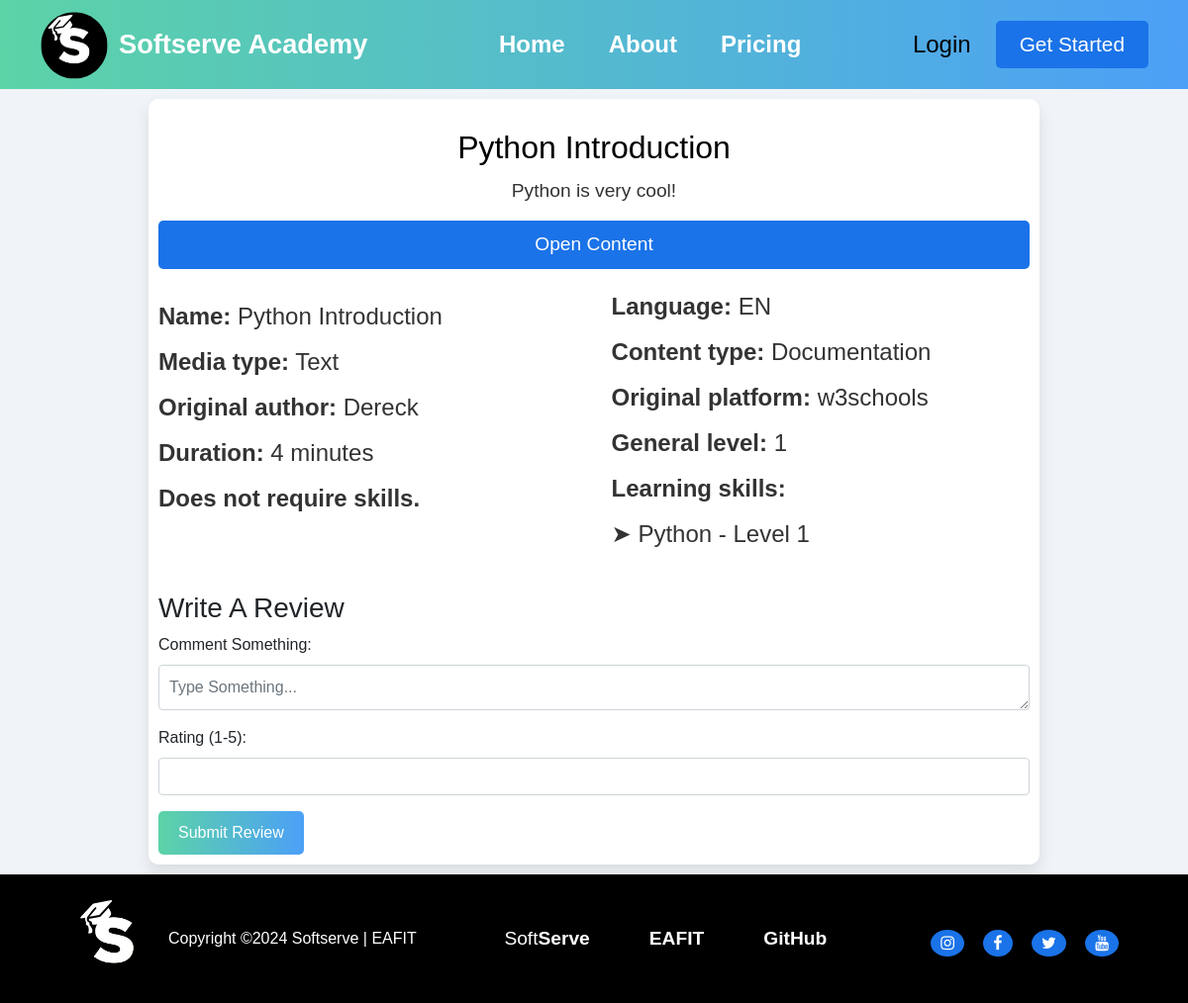
The app's page /learning_resource/1/, older data.
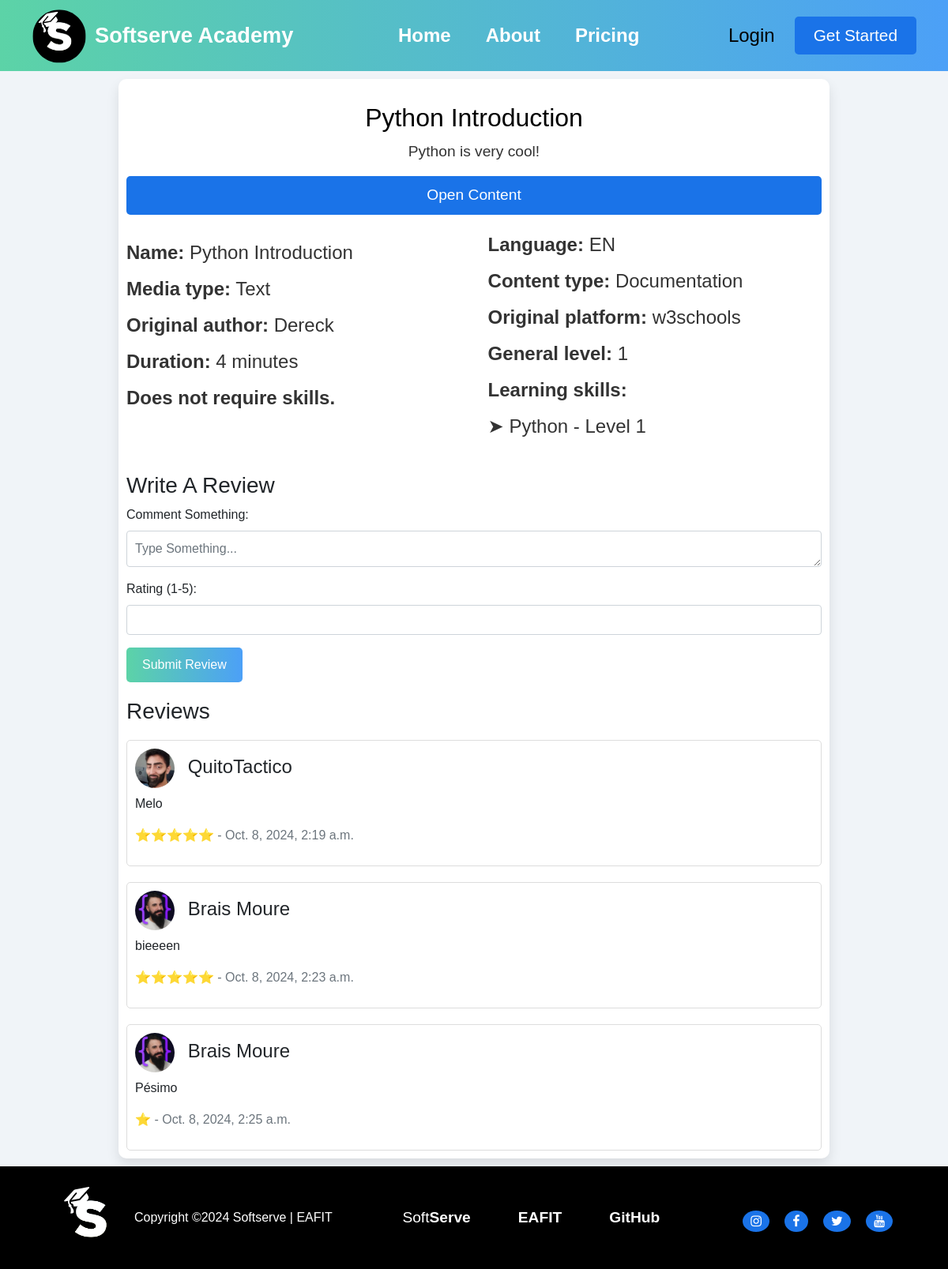
The same page, newer data.
### learning_resource/models.py (models this page shows, shortened)
class LearningResource(models.Model):
    id = models.AutoField(primary_key=True)
    name = models.CharField(max_length=100)
    media_type = models.CharField(max_length=100, choices=MEDIA_TYPE_CHOICES)
    content_type = models.CharField(max_length=100, choices=CONTENT_TYPE_CHOICES)
    link = models.CharField(max_length=200)
    details = models.TextField(blank=True)
    duration = models.IntegerField(validators=[MinValueValidator(1)])
    language = models.CharField(max_length=20, choices=LANGUAGE_CHOICES)
    original_platform = models.CharField(max_length=100, blank=True)
    original_author = models.CharField(max_length=100, blank=True)
    general_level = models.IntegerField(validators=[MinValueValidator(1)])
    learning_skills = models.ManyToManyField(
        SkillLevel, related_name="learning_resources_learning"
    )
    required_skills = models.ManyToManyField(
        SkillLevel, related_name="learning_resources_required", blank=True
    )
    reviews = models.ManyToManyField(
        "Review", related_name="learning_resources_review", blank=True
    )

class Review(models.Model):
    id = models.AutoField(primary_key=True)
    rate = models.IntegerField(validators=[MinValueValidator(1), MaxValueValidator(5)])
    created_at = models.DateTimeField(auto_now_add=True)
    comment = models.TextField(blank=True)
    user = models.ForeignKey("user.User", on_delete=models.CASCADE)
    def rate_range(self):
        return range(self.rate)

### skill/models.py (models this page shows, shortened)
class SkillLevel(models.Model):
    id = models.AutoField(primary_key=True)
    skill = models.ForeignKey("Skill", on_delete=models.CASCADE)
    level = models.IntegerField(validators=[MinValueValidator(1), MaxValueValidator(5)])

class Skill(models.Model):
    id = models.AutoField(primary_key=True)
    name = models.CharField(max_length=100)
    skill_type = models.CharField(max_length=100, choices=SKILL_TYPE_CHOICES)
    image = models.ImageField(upload_to="skill/images/", null=True, blank=True)

### user/models.py (models this page shows, shortened)
class User(AbstractBaseUser, PermissionsMixin):
    id = models.AutoField(primary_key=True)
    name = models.CharField(max_length=100)
    password = models.CharField(max_length=100)
    email = models.EmailField(unique=True)
    image = models.ImageField(upload_to="user/images/", blank=True)
    preference = models.ForeignKey(
        Preference, on_delete=models.SET_NULL, blank=True, null=True
    )
    current_skills = models.ManyToManyField(
        SkillLevel, related_name="users_current", blank=True
    )
    target_skills = models.ManyToManyField(
        SkillLevel, related_name="users_target", blank=True
    )
    learning_routes = models.ManyToManyField(
        LearningRoute, related_name="users_route", blank=True
    )
    is_active = models.BooleanField(default=True)
    is_staff = models.BooleanField(default=False)
    is_superuser = models.BooleanField(default=False)
    objects = UserManager()
    USERNAME_FIELD = "email"
    REQUIRED_FIELDS = ["name"]

### learning_resource/views.py (the view)
def detail(request, id: int, route_resource_id: int = None):
    try:
        learning_resource = LearningResource.objects.get(pk=id)
        if route_resource_id:
            route_resource = LearningRouteResource.objects.get(id=route_resource_id)
            route_resource.set_completed()
        else:
            route_resource = None
        review_form = ReviewForm()
        return render(
            request,
            "learning_resource_detail.html",
            {"learning_resource": learning_resource, "review_form": review_form},
        )
    except LearningResource.DoesNotExist:
        return redirect("not_found")

### learning_resource/forms.py
class ReviewForm(forms.ModelForm):
    class Meta:
        model = Review
        fields = ["comment", "rate"]
        widgets = {
            "comment": forms.Textarea(
                attrs={
                    "class": "form-control custom-textarea",
                    "placeholder": "Type Something...",
                    "required": True,
                }
            ),
            "rate": forms.NumberInput(
                attrs={"class": "form-control custom-input", "min": 1, "max": 5, "required": True}
            ),
        }
        labels = {
            "comment": "Comment Something",
            "rate": "Rating (1-5)",
        }

### learning_resource/templates/learning_resource_detail.html (shortened to what this page needs)
{% extends "base.html" %}
{% load static %}
{% block extra_css %}
<link rel="stylesheet" href="{% static 'css/learningresourcedetail.css' %}">
{% endblock %}
{% block content %}
<div class="container-resource">
    <div class="course-header">
        <h1>{{ learning_resource.name }}</h1>
        <p>{{ learning_resource.details }}</p>
        <a href="{{ learning_resource.link }}" target="_blank">
            <button class="start-now">Open Content</button>
        </a>
    </div>
    <div class="course-content">
        <div class="course-column">
            <div class="course-rating">
                <ul>
                    <li><strong>Name:</strong> {{ learning_resource.name }}</li>
                    <li><strong>Media type:</strong> {{ learning_resource.media_type }}</li>
                    {% if learning_resource.original_author %}
                    <li><strong>Original author:</strong> {{ learning_resource.original_author }}</li>
                    {% else %}
                    <li><strong>Unknown original author.</strong></li>
                    {% endif %}
                    <li><strong>Duration:</strong> {{ learning_resource.duration }} minutes</li>
                    {% if learning_resource.required_skills.all %}
                    <li><strong>Required skills:</strong></li>
                    {% for skill_level in learning_resource.required_skills.all %}
                    <li>➤ {{ skill_level.skill.name }} - Level {{ skill_level.level }}</li>
                    {% endfor %}
                    {% else %}
                    <li><strong>Does not require skills.</strong></li>
                    {% endif %}
                </ul>
            </div>
        </div>
        <div class="course-column">
            <div class="course-details">
                <ul>
                    <li><strong>Language:</strong> {{ learning_resource.language|upper }}</li>
                    <li><strong>Content type:</strong> {{ learning_resource.content_type }}</li>
                    <li><strong>Original platform:</strong> {{ learning_resource.original_platform }}</li>
                    <li><strong>General level:</strong> {{ learning_resource.general_level }}</li>
                    <li><strong>Learning skills:</strong></li>
                    {% for skill_level in learning_resource.learning_skills.all %}
                    <li>➤ {{ skill_level.skill.name }} - Level {{ skill_level.level }}</li>
                    {% endfor %}
                </ul>
            </div>
        </div>
    </div>
    <div class="review-section">
        <h3>Write A Review</h3>
        <form method="post" action="{% url 'learning_resource_create_review' learning_resource.id %}" enctype="multipart/form-data">
            {{ review_form.as_p }}
            <button type="submit" class="btn btn-primary">Submit Review</button>
        </form>
        {% if learning_resource.reviews.all %}
        <h3>Reviews</h3>
        {% endif %}
        {% for review in learning_resource.reviews.all %}
        <div class="review">
            <h4>
                <img src="{{ review.user.image.url }}" alt="user image" class="user-image">
                {{ review.user.name }}
            </h4>
            <p>{{ review.comment }}</p>
            <p>{% for _ in review.rate_range %}⭐{% endfor %}
                <span class="text-muted">- {{ review.created_at }}</span>
            </p>
        </div>
        {% endfor %}
    </div>
</div>
{% endblock %}

### SoftServeAcademy/templates/base.html (shortened to what this page needs)
<!DOCTYPE html>
<html lang="en">
{% load static %}
<head>
    <link rel="stylesheet" href="https://stackpath.bootstrapcdn.com/bootstrap/4.5.2/css/bootstrap.min.css">
    <link rel="stylesheet" href="https://cdnjs.cloudflare.com/ajax/libs/font-awesome/4.7.0/css/font-awesome.min.css">
    <link href="https://cdnjs.cloudflare.com/ajax/libs/select2/4.0.13/css/select2.min.css" rel="stylesheet" />
    <link rel="stylesheet" href="{% static 'css/header.css' %}">
    <link rel="stylesheet" href="{% static 'css/footer.css' %}">
    <link rel="stylesheet" href="{% static 'css/base.css' %}">
    {% block extra_css %}{% endblock %}
</head>
<body>
    <div class="wrapper">
        <header>
            <div class="logo">
                <a href="{% url 'home' %}"><img src="{% static 'images/2.svg' %}" alt="Logo"></a>
                <a href="{% url 'home' %}"><span>Softserve Academy</span></a>
            </div>
            <nav>
                <ul id="nav-links">
                    <li><a href="{% url 'home' %}">Home</a></li>
                    <li><a href="{% url 'about' %}">About</a></li>
                    <li><a href="{% url 'pricing' %}">Pricing</a></li>
                </ul>
            </nav>
            <div class="auth-buttons">
                {% if user.is_authenticated %}
                <a href="{% url 'user' %}">
                    {% if user.image %}
                    <img src="{{ user.image.url }}" alt="User Photo" class="user-image">
                    {% else %}
                    <img src="{% static 'images/default-user.png' %}" alt="Default User Photo" class="user-image">
                    {% endif %}
                </a>
                <a href="{% url 'logout' %}" class="get-logout-btn">Logout</a>
                {% else %}
                <a href="{% url 'login' %}" class="login-btn">Login</a>
                <a href="{% url 'register' %}" class="get-started-btn">Get Started</a>
                {% endif %}
            </div>
        </header>
        <div class="container">
            {% block content %}
            {% endblock %}
        </div>
        <footer>
            <div class="footer-container">
                <div class="footer-left">
                    <img src="{% static 'images/2.svg' %}" alt="Logo">
                    <p>Copyright ©2024 Softserve | EAFIT</p>
                </div>
                <div class="footer-right">
                    <ul>
                        <li><a href="https://career.softserveinc.com/es/about/colombia">Soft<b>Serve</b></a></li>
                        <li><a href="https://www.eafit.edu.co/"><b>EAFIT</b></a></li>
                        <li><a href="https://github.com/QuitoTactico/SoftServe-Academy"><b>GitHub</b></a></li>
                    </ul>
                    <div class="social-media">
                        <a href="https://www.instagram.com/softserve_people/"><i class="fa fa-instagram"></i></a>
                        <a href="https://www.facebook.com/SoftServeColombia/"><i class="fa fa-facebook"></i></a>
                        <a href="https://x.com/SoftServeInc"><i class="fa fa-twitter"></i></a>
                        <a href="https://www.youtube.com/@SoftServeInc"><i class="fa fa-youtube"></i></a>
                    </div>
                </div>
            </div>
        </footer>
    </div>
</body>
</html>

### static/css/header.css (style rules this page uses)
* { margin: 0; padding: 0; }
dl, ol, ul { margin-top: 0; margin-bottom: 0rem; }
body { font-family: 'Segoe UI', Tahoma, Geneva, Verdana, sans-serif; background-color: #f0f4f8; }
header { display: flex; justify-content: space-between; align-items: center; padding: 10px 20px; background: linear-gradient(to right, #5cd3a7, #4ca0f7); position: relative; z-index: 2; }
.logo { display: flex; align-items: center; }
.logo img { width: fit-content; height: 70px; margin-right: 10px; margin-left: 20px; }
.logo a span { font-size: 1.7rem; font-weight: bold; color: #fff; cursor: pointer; text-decoration: none; }
nav ul { list-style: none; display: flex; align-items: center; }
nav ul li { margin-left: 20px; position: relative; }
nav ul li a { text-decoration: none; color: #fff; font-weight: bold; font-size: 1.5rem; padding: 2px 12px; }
.auth-buttons { display: flex; align-items: center; margin-right: 20px; }
.auth-buttons .login-btn { margin-right: 15px; text-decoration: none; color: #000; font-size: 1.5rem; }
.auth-buttons .get-started-btn { text-decoration: none; background-color: #1a73e8; color: #fff; padding: 8px 24px; border-radius: 5px; margin-left: 10px; font-size: 1.3rem; }

### static/css/footer.css (style rules this page uses)
html, body { height: 100%; margin: 0; display: flex; flex-direction: column; }
.wrapper { display: flex; flex-direction: column; justify-content: space-between; flex: 1; }
footer { background-color: #000; color: #fff; padding: 20px 0; width: 100%; }
.footer-container { display: flex; justify-content: space-between; align-items: center; flex-wrap: wrap; margin-inline: 50px; padding: 0 20px; }
.footer-left { display: flex; align-items: center; }
.footer-left img { height: 90px; margin-right: 10px; }
.footer-left p { margin: 0; font-size: 1rem; }
.footer-right { display: flex; align-items: center; justify-content: flex-end; }
.footer-right ul { list-style: none; display: flex; padding: 0; margin-right: 60px; }
.footer-right ul li { margin: 0 30px; }
.footer-right ul li a { color: #fff; text-decoration: none; font-size: 1.2rem; }
.footer-right .social-media { margin-top: 10px; }
.footer-right .social-media a { color: #fff; font-size: 1rem; margin-left: 15px; text-decoration: none; background-color: #1a73e8; padding: 5px 10px; border-radius: 100%; }

### static/css/base.css (style rules this page uses)
* { margin: 0; padding: 0; box-sizing: content-box; }
dl, ol, ul { margin-top: 0; margin-bottom: 0rem; }
body { font-family: Arial, sans-serif; background-color: #f0f4f8; }

### static/css/learningresourcedetail.css (style rules this page uses)
* { margin: 0; padding: 0; box-sizing: border-box; }
body { font-family: Arial, sans-serif; background-color: #f0f4f8; }
.container-resource { background-color: #fff; padding: 10px; border-radius: 10px; box-shadow: 0 8px 16px rgba(0, 0, 0, 0.1); max-width: 900px; margin: 10px auto; }
.course-header h1 { font-size: 2rem; margin-top: 20px; text-align: center; color: #000; }
.course-header p { font-size: 1.2rem; margin-top: 10px; text-align: center; color: #333; }
.course-content { display: flex; justify-content: space-between; margin-top: 20px; }
.course-column { width: 48%; }
.course-rating ul, .course-details ul { list-style: none; }
.course-rating li, .course-details li { margin-bottom: 10px; font-size: 1.5rem; color: #333; }
.start-now { background-color: #1a73e8; color: white; padding: 10px 20px; border: none; border-radius: 5px; cursor: pointer; font-size: 1.2rem; align-self: flex-start; width: 100%; }
.course-rating { margin-top: 10px; font-size: 1.2rem; color: #000; }
.review-section { margin-top: 30px; }
.review-section textarea { width: 100%; max-height: 150px; padding: 10px; margin-bottom: 10px; font-size: 1rem; resize: vertical; field-sizing: content; }
.review-section button { background: linear-gradient(to right, #5cd3a7, #4ca0f7); color: white; padding: 10px 20px; border: none; border-radius: 5px; cursor: pointer; font-size: 1rem; }
.review-section .review { margin-top: 20px; padding: 10px; border: 1px solid #ddd; border-radius: 5px; }
.review-section h3 { margin-top: 20px; }
.user-image { width: 50px; height: 50px; border-radius: 50%; margin-right: 10px; }

Row changes from the older to the newer data that the page shows:
added Review: user.image (picture), user.name "QuitoTactico", comment "Melo", rate 5 (drawn), created_at "Oct. 8, 2024, 2:19 a.m."
added Review: user.image (picture), user.name "Brais Moure", comment "bieeeen", rate 5 (drawn), created_at "Oct. 8, 2024, 2:23 a.m."
added Review: user.image (picture), user.name "Brais Moure", comment "Pésimo", rate 1 (drawn), created_at "Oct. 8, 2024, 2:25 a.m."
Text that changed along with them:
text now shown: "Reviews"
